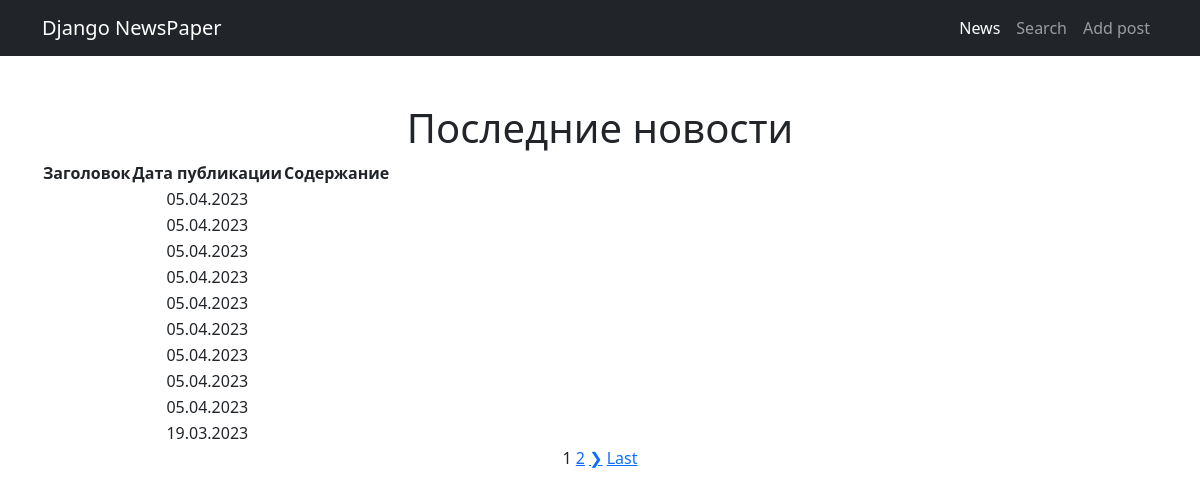
Page /news/ on the committed database.
### news/models.py (models this page shows, shortened)
class Post(models.Model):
    ARTICLE = 'AR'
    NEWS = 'NW'
    POST_TYPE = [
        (ARTICLE, 'Статья'),
        (NEWS, 'Новость')
        ]
    author = models.ForeignKey(Author, on_delete=models.CASCADE, verbose_name='Автор')
    categoryType = models.CharField(max_length=2, choices=POST_TYPE, default=ARTICLE, verbose_name='Тип')
    dateCreation = models.DateTimeField(auto_now_add=True, verbose_name='Дата создания')
    postCategory = models.ManyToManyField(Category, through='PostCategory', verbose_name='Категория')
    title = models.CharField(max_length=128, verbose_name='Заголовок')
    text = models.TextField(verbose_name='Текст')
    rating = models.SmallIntegerField(default=0, verbose_name='Рейтинг')
    def get_absolute_url(self):
        return reverse('post_detail', kwargs={'pk' : self.pk})

### news/views.py (the view)
# urls.py: path('', PostsList.as_view(), name='news'),
class PostsList(ListView):
    model = Post
    template_name = 'post_list.html'
    context_object_name = 'posts'
    ordering = '-dateCreation'
    paginate_by = 10

### news/templatetags/custom_filters.py (called while the page is built)
@register.filter(name='censor')
def censor(value):
    censored = profanity.censor(value, '$')
    return censored

### templates/post_list.html (shortened to what this page needs)
{% extends 'default.html' %}
{% load custom_filters %}
{% block content %}
{% if posts %}
    <h1>Последние новости</h1>
    <table>
        <thead>
            <th>
                Заголовок
            </th>
            <th>
                Дата публикации
            </th>
            <th>
                Содержание
            </th>
        </thead>
        {% for post in posts %}
        <tr>
            <td>
            </td>
            <td>
                {{ post.dateCreation|date:'d.m.Y' }}
            </td>
            <td>
            </td>
        </tr>
        {% endfor %}
    </table>
    {% if is_paginated %}
        {% for num in page_obj.paginator.page_range %}
            {% if page_obj.number == num %}
                <a>{{ num }}</a>
            {% elif num > page_obj.number|add:'-2' and num < page_obj.number|add:'2' %}
                <a href="?page={{ num }}">{{ num }}</a>
            {% endif %}
        {% endfor %}
        {% if page_obj.has_next %}
            <a href="?page={{ page_obj.next_page_number }}">&#10095;</a>
            <a href="?page={{ page_obj.paginator.num_pages }}">Last</a>
        {% endif %}
    {% endif %}
{% else %}
    <h2>Товаров нет!</h2>
{% endif %}
{% endblock content %}

### rows in the picture
Post: dateCreation "05.04.2023"
Post: dateCreation "05.04.2023"
Post: dateCreation "05.04.2023"
Post: dateCreation "05.04.2023"
Post: dateCreation "05.04.2023"
Post: dateCreation "05.04.2023"
Post: dateCreation "05.04.2023"
Post: dateCreation "05.04.2023"
Post: dateCreation "05.04.2023"
Post: dateCreation "19.03.2023"

### other values in the picture
{{ num }} "1"
{{ num }} "2"
